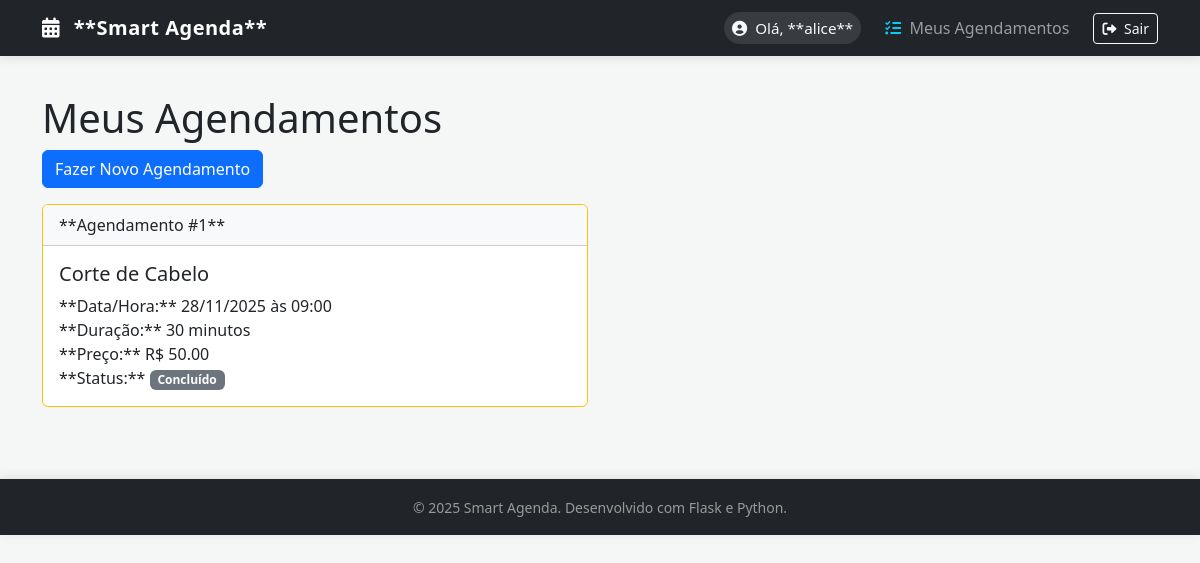
Page /services/my_appointments (signed in) on the earlier database version.
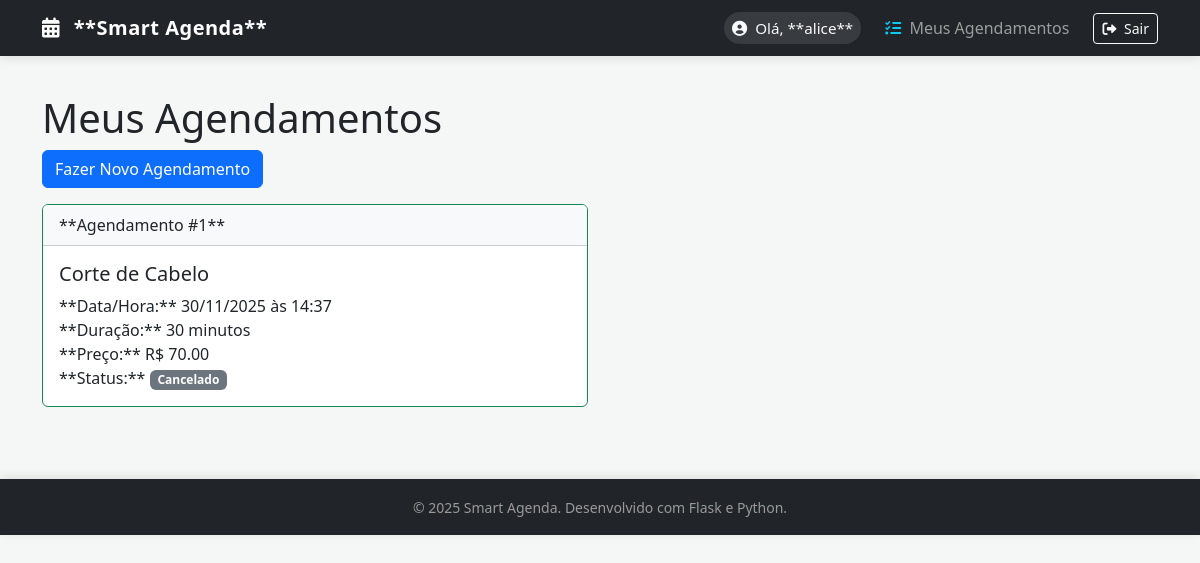
Same page on the later database version.
### app/models.py (models this page shows, shortened)
class Appointment(db.Model):
    id = db.Column(db.Integer, primary_key=True)
    data_horario = db.Column(db.DateTime, index=True, nullable=False)
    status = db.Column(db.String(50), default='Agendado')
    user_id = db.Column(db.Integer, db.ForeignKey('user.id'), nullable=False)
    service_id = db.Column(db.Integer, db.ForeignKey('service.id'), nullable=False)
    user = db.relationship('User', backref='agendamentos', foreign_keys=[user_id])
    servico = db.relationship('Service', backref='agendamentos_do_servico', foreign_keys=[service_id])

class Service(db.Model):
    id = db.Column(db.Integer, primary_key=True)
    nome = db.Column(db.String(100), nullable=False)
    descricao = db.Column(db.String(255))
    preco = db.Column(db.Float, nullable=False)
    duracao_minutos = db.Column(db.Integer, nullable=False)

### app/services/routes.py (the view)
@bp.route('/my_appointments')
@login_required
def my_appointments():
    appointments = Appointment.query.filter_by(user_id=current_user.id)\
                                   .order_by(Appointment.data_horario.asc())\
                                   .all()
    return render_template('services/my_appointments.html',
                           title='Meus Agendamentos',
                           appointments=appointments,
                           now=datetime.now,
                           datetime=datetime)

### app/templates/services/my_appointments.html (shortened to what this page needs)
{% extends "base.html" %}
{% block content %}
<h1 class="mt-4">Meus Agendamentos</h1>
<p><a href="{{ url_for('services.book_appointment') }}" class="btn btn-primary">Fazer Novo Agendamento</a></p>
{% if appointments %}
<div class="row">
    {% for appointment in appointments %}
    <div class="col-md-6 mb-4">
        <div class="card {% if appointment.status == 'Cancelado' %}border-secondary{% elif appointment.data_horario < now() %}border-warning{% else %}border-success{% endif %}">
            <div class="card-header bg-light">
                **Agendamento #{{ appointment.id }}**
            </div>
            <div class="card-body">
                <h5 class="card-title">{{ appointment.servico.nome }}</h5>
                <p class="card-text">
                    **Data/Hora:** {{ appointment.data_horario.strftime('%d/%m/%Y às %H:%M') }}<br>
                    **Duração:** {{ appointment.servico.duracao_minutos }} minutos<br>
                    **Preço:** R$ {{ "%.2f"|format(appointment.servico.preco) }}<br>
                    **Status:** {% if appointment.status == 'Agendado' %}
                    {% if appointment.data_horario < now() %}
                    <span class="badge bg-secondary">Concluído</span>
                    {% else %}
                        <span class="badge bg-success">Agendado</span>
                    {% endif %}
                    {% else %}
                        <span class="badge bg-secondary">Cancelado</span>
                    {% endif %}
                </p>
            </div>
        </div>
    </div>
    {% endfor %}
</div>
{% else %}
<div class="alert alert-info">
    Você ainda não possui agendamentos. <a href="{{ url_for('services.book_appointment') }}">Agende seu primeiro serviço!</a>
</div>
{% endif %}
{% endblock %}

Differences in the rows shown:
changed Appointment "Corte de Cabelo": data_horario "28/11/2025 às 09:00" → "30/11/2025 às 14:37"; status "Concluído" → "Cancelado"
changed Service: servico.preco "50.00" → "70.00"
